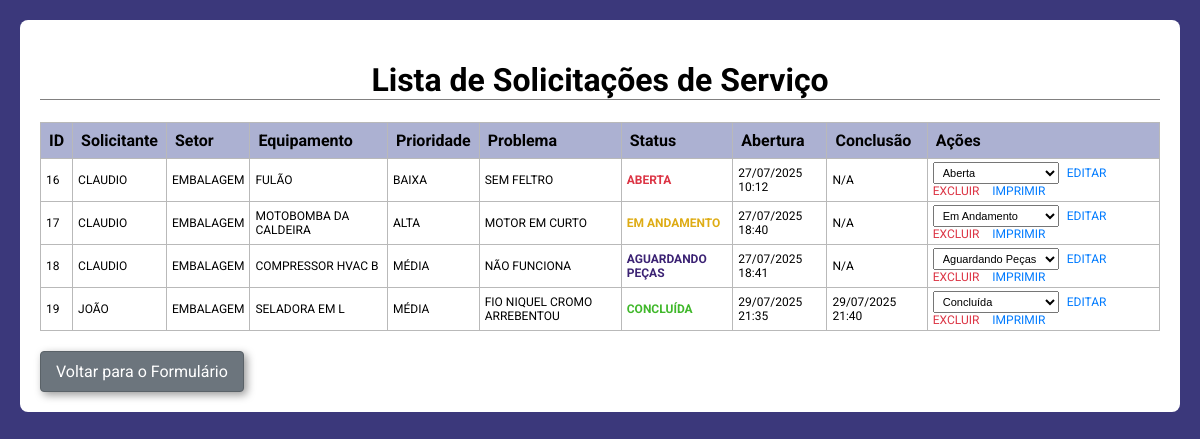
Page /lista_os.php on the committed database.
### tables this page shows
CREATE TABLE `ordens_servico` (
  `id` int(11) NOT NULL,
  `cliente` varchar(255) NOT NULL,
  `equipamento` varchar(255) NOT NULL,
  `descricao_problema` text NOT NULL,
  `status` enum('Aberta','Em Andamento','Aguardando Peças','Concluída','Cancelada') DEFAULT 'Aberta',
  `data_abertura` datetime DEFAULT current_timestamp(),
  `data_conclusao` datetime DEFAULT NULL,
  `setor` varchar(255) NOT NULL DEFAULT '',
  `prioridade` varchar(50) NOT NULL DEFAULT 'BAIXA'
);

### lista_os.php (the view, shortened to what this page needs)
<?php
include 'conexao.php';
$sql_select = "SELECT id, cliente, setor, equipamento, prioridade, descricao_problema, status, data_abertura, data_conclusao FROM ordens_servico ORDER BY data_abertura ASC";
$result = $conn->query($sql_select);
?>
<!DOCTYPE html>
<html lang="pt-BR">
<head>
</head>
<body>
  <div class="container">
    <h1>Lista de Solicitações de Serviço</h1>
    <?php if ($result->num_rows > 0): ?>
      <table>
        <thead>
          <tr>
            <th>ID</th>
            <th>Solicitante</th>
            <th>Setor</th>
            <th>Equipamento</th>
            <th>Prioridade</th>
            <th>Problema</th>
            <th>Status</th>
            <th>Abertura</th>
            <th>Conclusão</th>
            <th>Ações</th>
          </tr>
        </thead>
        <tbody>
          <?php while ($row = $result->fetch_assoc()): ?>
            <tr>
              <td><?php echo $row['id']; ?></td>
              <td><?php echo htmlspecialchars($row['cliente']); ?></td>
              <td><?php echo htmlspecialchars($row['setor'] ?? 'N/A'); ?></td>
              <td><?php echo htmlspecialchars($row['equipamento']); ?></td>
              <td><?php echo htmlspecialchars($row['prioridade'] ?? 'N/A'); ?></td>
              <td><?php echo htmlspecialchars($row['descricao_problema']); ?></td>
              <td class="status-<?php echo strtolower(str_replace(' ', '-', $row['status'])); ?>">
                <?php echo $row['status']; ?>
              </td>
              <td><?php echo date('d/m/Y H:i', strtotime($row['data_abertura'])); ?></td>
              <td>
                <?php echo $row['data_conclusao'] ? date('d/m/Y H:i', strtotime($row['data_conclusao'])) : 'N/A'; ?>
              </td>
              <td class="acoes">
                <form action="processar_os.php" method="POST" style="display:inline-block; margin-right: 5px;">
                  <select name="novo_status" onchange="this.form.submit()">
                    <option value="Aberta" <?php echo ($row['status'] == 'Aberta') ? 'selected' : ''; ?>>
                      Aberta</option>
                    <option value="Em Andamento" <?php echo ($row['status'] == 'Em Andamento') ? 'selected' : ''; ?>>Em
                      Andamento</option>
                    <option value="Aguardando Peças" <?php echo ($row['status'] == 'Aguardando Peças') ? 'selected' : ''; ?>>
                      Aguardando Peças</option>
                    <option value="Concluída" <?php echo ($row['status'] == 'Concluída') ? 'selected' : ''; ?>>Concluída
                    </option>
                  </select>
                </form>
                <a href="editar_os.php?id=<?php echo $row['id']; ?>">Editar</a>
                <a href="processar_os.php?acao=excluir&id=<?php echo $row['id']; ?>" class="delete-btn"
                  onclick="return confirm('Tem certeza que deseja excluir esta Ordem de Serviço?');">Excluir</a>
                <a href="imprimir_os.php?id=<?php echo $row['id']; ?>" target="_blank">Imprimir</a>
              </td>
            </tr>
          <?php endwhile; ?>
        </tbody>
      </table>
    <?php else: ?>
      <p>Nenhuma solicitação de serviço registrada ainda.</p>
    <?php endif; ?>
    <a href="index.php" class="back-button">Voltar para o Formulário</a>
  </div>
</body>
</html>

### lista_os.php (style rules this page uses)
body { font-family: "Roboto", sans-serif; margin: 20px; background-color: #3b387bff; }
.container { max-width: 100vw; margin: auto; background: #ffffffff; padding: 20px; border-radius: 8px; }
h1 { text-align: center; border-bottom: 1px solid #818080ff; color: #000000; }
table { width: 100%; border-collapse: collapse; margin-top: 20px; font-family: "Roboto", sans-serif; }
th, td { border: 1px solid #b9b9b9ff; padding: 8px; text-align: left; }
th { background-color: #acb1d2ff; }
tbody td { font-size: 12px; vertical-align: middle; padding: 3px 5px; text-transform: uppercase; }
.status-aberta { color: #dc3545; font-weight: bold; }
.status-em-andamento { color: #deac15ff; font-weight: bold; }
.status-concluída { color: #40b82bff; font-weight: bold; }
.status-aguardando-peças { color: #3c2374ff; font-weight: bold; }
.acoes select[name="novo_status"] { font-size: 11px; padding: 3px 5px; }
.acoes a { margin-right: 10px; text-decoration: none; color: #007bff; }
.acoes .delete-btn { color: #dc3545; }
.back-button { background-color: #6c757d; color: white; padding: 10px 15px; border: 1px solid #5a6268; border-radius: 4px; cursor: pointer; font-size: 16px; box-shadow: 3px 3px 8px rgba(0, 0, 0, 0.4); text-decoration: none; display: inline-block; margin-top: 20px; }

### rows in the picture
ordens_servico: id "16", cliente "CLAUDIO", setor "EMBALAGEM", equipamento "FULÃO", prioridade "BAIXA", descricao_problema "SEM FELTRO", status "ABERTA", data_abertura "27/07/2025 10:12", shows "N/A", novo_status "Aberta"
ordens_servico: id "17", cliente "CLAUDIO", setor "EMBALAGEM", equipamento "MOTOBOMBA DA CALDEIRA", prioridade "ALTA", descricao_problema "MOTOR EM CURTO", status "EM ANDAMENTO", data_abertura "27/07/2025 18:40", shows "N/A", novo_status "Em Andamento"
ordens_servico: id "18", cliente "CLAUDIO", setor "EMBALAGEM", equipamento "COMPRESSOR HVAC B", prioridade "MÉDIA", descricao_problema "NÃO FUNCIONA", status "AGUARDANDO PEÇAS", data_abertura "27/07/2025 18:41", shows "N/A", novo_status "Aguardando Peças"
ordens_servico: id "19", cliente "JOÃO", setor "EMBALAGEM", equipamento "SELADORA EM L", prioridade "MÉDIA", descricao_problema "FIO NIQUEL CROMO ARREBENTOU", status "CONCLUÍDA", data_abertura "29/07/2025 21:35", data_conclusao "29/07/2025 21:40", novo_status "Concluída"
